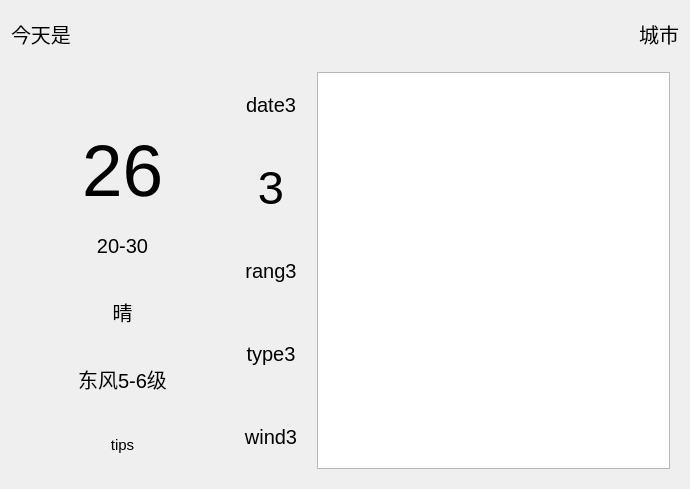
<?xml version="1.0" encoding="UTF-8"?>
<ui version="4.0">
 <class>MyWeatherWidget</class>
 <widget class="QWidget" name="MyWeatherWidget">
  <property name="geometry">
   <rect>
    <x>0</x>
    <y>0</y>
    <width>690</width>
    <height>489</height>
   </rect>
  </property>
  <property name="font">
   <font>
    <pointsize>11</pointsize>
   </font>
  </property>
  <property name="windowTitle">
   <string>Form</string>
  </property>
  <layout class="QGridLayout" name="gridLayout_2" rowstretch="1,9">
   <item row="0" column="0">
    <layout class="QHBoxLayout" name="horizontalLayout">
     <item>
      <widget class="QLabel" name="label_Date">
       <property name="font">
        <font>
         <pointsize>15</pointsize>
        </font>
       </property>
       <property name="text">
        <string>今天是</string>
       </property>
      </widget>
     </item>
     <item>
      <spacer name="horizontalSpacer">
       <property name="orientation">
        <enum>Qt::Horizontal</enum>
       </property>
       <property name="sizeHint" stdset="0">
        <size>
         <width>40</width>
         <height>20</height>
        </size>
       </property>
      </spacer>
     </item>
     <item>
      <widget class="QLabel" name="label_City">
       <property name="font">
        <font>
         <pointsize>15</pointsize>
        </font>
       </property>
       <property name="text">
        <string>城市</string>
       </property>
       <property name="alignment">
        <set>Qt::AlignRight|Qt::AlignTrailing|Qt::AlignVCenter</set>
       </property>
      </widget>
     </item>
    </layout>
   </item>
   <item row="1" column="0">
    <layout class="QHBoxLayout" name="horizontalLayout_2" stretch="3,1,5">
     <property name="spacing">
      <number>0</number>
     </property>
     <item>
      <layout class="QVBoxLayout" name="verticalLayout">
       <item>
        <widget class="QLabel" name="label_Pic">
         <property name="font">
          <font>
           <pointsize>35</pointsize>
          </font>
         </property>
         <property name="text">
          <string/>
         </property>
        </widget>
       </item>
       <item>
        <widget class="QLabel" name="label_Temprature">
         <property name="font">
          <font>
           <pointsize>55</pointsize>
          </font>
         </property>
         <property name="text">
          <string>26</string>
         </property>
         <property name="alignment">
          <set>Qt::AlignCenter</set>
         </property>
        </widget>
       </item>
       <item>
        <widget class="QLabel" name="label_Range">
         <property name="font">
          <font>
           <pointsize>15</pointsize>
          </font>
         </property>
         <property name="text">
          <string>20-30</string>
         </property>
         <property name="alignment">
          <set>Qt::AlignCenter</set>
         </property>
        </widget>
       </item>
       <item>
        <widget class="QLabel" name="label_Type">
         <property name="font">
          <font>
           <pointsize>15</pointsize>
          </font>
         </property>
         <property name="text">
          <string>晴</string>
         </property>
         <property name="alignment">
          <set>Qt::AlignCenter</set>
         </property>
        </widget>
       </item>
       <item>
        <widget class="QLabel" name="label_Wind">
         <property name="font">
          <font>
           <pointsize>15</pointsize>
          </font>
         </property>
         <property name="text">
          <string>东风5-6级</string>
         </property>
         <property name="alignment">
          <set>Qt::AlignCenter</set>
         </property>
        </widget>
       </item>
       <item>
        <widget class="QLabel" name="label_tips">
         <property name="text">
          <string>tips</string>
         </property>
         <property name="alignment">
          <set>Qt::AlignCenter</set>
         </property>
         <property name="wordWrap">
          <bool>true</bool>
         </property>
        </widget>
       </item>
      </layout>
     </item>
     <item>
      <layout class="QVBoxLayout" name="verticalLayout_4">
       <item>
        <widget class="QLabel" name="label_date3">
         <property name="font">
          <font>
           <pointsize>15</pointsize>
          </font>
         </property>
         <property name="text">
          <string>date3</string>
         </property>
         <property name="alignment">
          <set>Qt::AlignCenter</set>
         </property>
        </widget>
       </item>
       <item>
        <widget class="QLabel" name="label_icon3">
         <property name="font">
          <font>
           <pointsize>35</pointsize>
          </font>
         </property>
         <property name="text">
          <string>3</string>
         </property>
         <property name="alignment">
          <set>Qt::AlignCenter</set>
         </property>
        </widget>
       </item>
       <item>
        <widget class="QLabel" name="label_temrange3">
         <property name="font">
          <font>
           <pointsize>15</pointsize>
          </font>
         </property>
         <property name="text">
          <string>rang3</string>
         </property>
         <property name="alignment">
          <set>Qt::AlignCenter</set>
         </property>
        </widget>
       </item>
       <item>
        <widget class="QLabel" name="label_type3">
         <property name="font">
          <font>
           <pointsize>15</pointsize>
          </font>
         </property>
         <property name="text">
          <string>type3</string>
         </property>
         <property name="alignment">
          <set>Qt::AlignCenter</set>
         </property>
        </widget>
       </item>
       <item>
        <widget class="QLabel" name="label_wind3">
         <property name="font">
          <font>
           <pointsize>15</pointsize>
          </font>
         </property>
         <property name="text">
          <string>wind3</string>
         </property>
         <property name="alignment">
          <set>Qt::AlignCenter</set>
         </property>
        </widget>
       </item>
      </layout>
     </item>
     <item>
      <widget class="QWidget" name="widget" native="true">
       <layout class="QGridLayout" name="gridLayout">
        <item row="0" column="0">
         <widget class="QTableView" name="tableView">
          <property name="sizePolicy">
           <sizepolicy hsizetype="Preferred" vsizetype="Preferred">
            <horstretch>0</horstretch>
            <verstretch>0</verstretch>
           </sizepolicy>
          </property>
          <property name="font">
           <font>
            <pointsize>11</pointsize>
           </font>
          </property>
          <property name="editTriggers">
           <set>QAbstractItemView::NoEditTriggers</set>
          </property>
          <property name="showDropIndicator" stdset="0">
           <bool>false</bool>
          </property>
          <property name="showGrid">
           <bool>false</bool>
          </property>
          <attribute name="horizontalHeaderVisible">
           <bool>false</bool>
          </attribute>
          <attribute name="verticalHeaderVisible">
           <bool>false</bool>
          </attribute>
         </widget>
        </item>
       </layout>
      </widget>
     </item>
    </layout>
   </item>
  </layout>
 </widget>
 <resources/>
 <connections/>
</ui>
